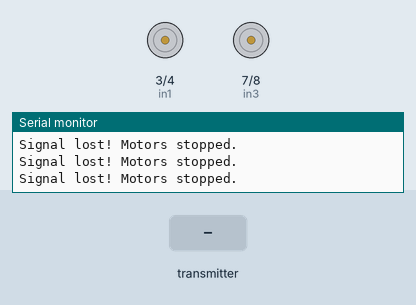
Bench run of a sketch on a simulated Arduino Uno, built with avr-gcc and run on an emulated ATmega328P. On the bench: motor-driver pin pairs drawn as motors (green arrow = first pin HIGH = forward, orange = second pin HIGH = backward, longer = more drive, scaled by the enable pin), the last lines printed to the serial monitor. Inputs (shaded band) come from the test bench. No radio packets arrive unless stated.

Above: at 1.2 s.
1.3 s: the transmitter starts sending data.0 = 25
At 2.2 s:
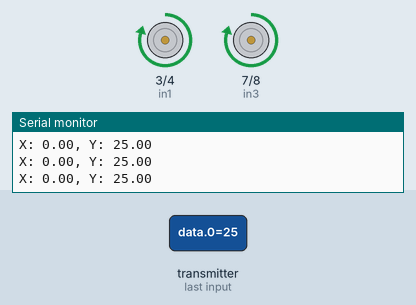
2.8 s: the transmitter starts sending data.1 = 100
5.8 s: the transmitter starts sending data.0 = 0
At 7.0 s:
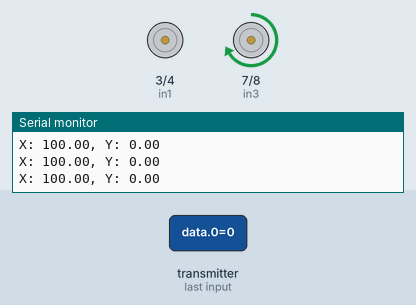
7.3 s: the transmitter starts sending data.0 = 50
At 8.2 s:
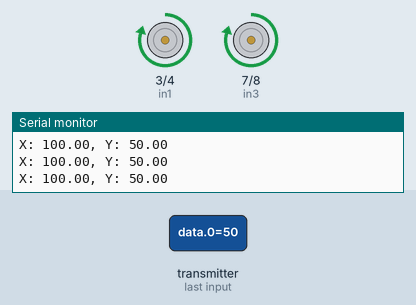
8.8 s: the transmitter starts sending data.2 = 0
11.8 s: the transmitter starts sending data.2 = 25
Timing chart, 0 to 14.8 s (numbered marks = the images above; inputs shaded):
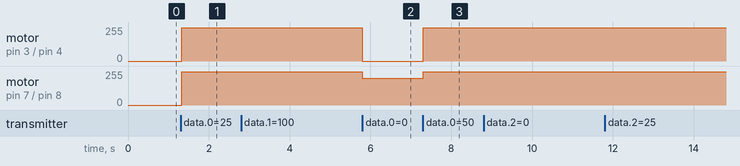

The sketch:

handgesturereciver.ino
```cpp
#include <SPI.h>
#include <nRF24L01.h>
#include <RF24.h>

// Initialize NRF24L01
RF24 radio(9, 10); // CE, CSN pins
const uint64_t PipeIn = 0xE8E8F0F0E1LL; // Same as transmitter

// Motor pins
#define in1 3
#define in2 4
#define in3 7
#define in4 8
#define enA 5
#define enB 6

// Variables for signal loss detection
unsigned long lastSignalTime = 0;
const unsigned long signalLossTimeout = 1000; // 1 second timeout

// Thresholds for movement
const float forwardThreshold = 3.0;
const float backwardThreshold = -3.0;
const float leftThreshold = -4.0;
const float rightThreshold = 4.0;

void setup() {
  Serial.begin(9600);

  // Initialize NRF24L01
  radio.begin();
  radio.openReadingPipe(1, PipeIn);
  radio.setPALevel(RF24_PA_MIN);
  radio.startListening();

  // Set motor pins as output
  pinMode(in1, OUTPUT);
  pinMode(in2, OUTPUT);
  pinMode(in3, OUTPUT);
  pinMode(in4, OUTPUT);
  pinMode(enA, OUTPUT);
  pinMode(enB, OUTPUT);

  // Initialize motors to stop
  moveStop();
}

void loop() {
  if (radio.available()) {
    float data[3];
    radio.read(&data, sizeof(data)); // Read the data from the transmitter

    // Update the last signal time
    lastSignalTime = millis();

    // Extract X and Y values (ignore Z)
    float x = data[1];
    float y = data[0];

    // Print the received values for debugging
    Serial.print("X: ");
    Serial.print(x);
    Serial.print(", Y: ");
    Serial.println(y);

    if (y > forwardThreshold) {
      moveForward();
    } else if (y < backwardThreshold) {
      moveBackward();
    } else if (x < leftThreshold) {
      turnLeft();
    } else if (x > rightThreshold) {
      turnRight();
    } else {
      moveStop();
    }
  } else {
    // Check for signal loss
    if (millis() - lastSignalTime > signalLossTimeout) {
      moveStop(); // Stop motors if signal is lost for 1 second
      Serial.println("Signal lost! Motors stopped.");
    }
  }
}

void moveStop() {
  analogWrite(enA, 0);
  analogWrite(enB, 0);
  digitalWrite(in1, LOW);
  digitalWrite(in2, LOW);
  digitalWrite(in3, LOW);
  digitalWrite(in4, LOW);
}

void moveForward() {
  analogWrite(enA, 250);
  analogWrite(enB, 250);
  digitalWrite(in1, HIGH);
  digitalWrite(in2, LOW);
  digitalWrite(in3, HIGH);
  digitalWrite(in4, LOW);
}

void moveBackward() {
  analogWrite(enA, 250);
  analogWrite(enB, 250);
  digitalWrite(in1, LOW);
  digitalWrite(in2, HIGH);
  digitalWrite(in3, LOW);
  digitalWrite(in4, HIGH);
}

void turnRight() {
  analogWrite(enA, 200); // Left motor speed
  analogWrite(enB, 200); // Right motor speed
  digitalWrite(in1, LOW);
  digitalWrite(in2, LOW);
  digitalWrite(in3, HIGH); // Right motor backward
  digitalWrite(in4, LOW);
}

void turnLeft() {
  analogWrite(enA, 200);
  analogWrite(enB, 200);
  digitalWrite(in1, HIGH); // Left motor backward
  digitalWrite(in2, LOW);
  digitalWrite(in3, LOW);
  digitalWrite(in4, LOW);
}
```

Measured:
- after the input at 1.3 s, motor on pin 3 (in1) / pin 4 (in2), motor on pin 7 (in3) / pin 8 (in4): stopped → forward 250/255 at once
- after the input at 5.8 s, motor on pin 3 (in1) / pin 4 (in2): forward 250/255 → stopped at once; motor on pin 7 (in3) / pin 8 (in4): forward 250/255 → forward 200/255 at once
- after the input at 7.3 s, motor on pin 3 (in1) / pin 4 (in2): stopped → forward 250/255 at once; motor on pin 7 (in3) / pin 8 (in4): forward 200/255 → forward 250/255 at once
